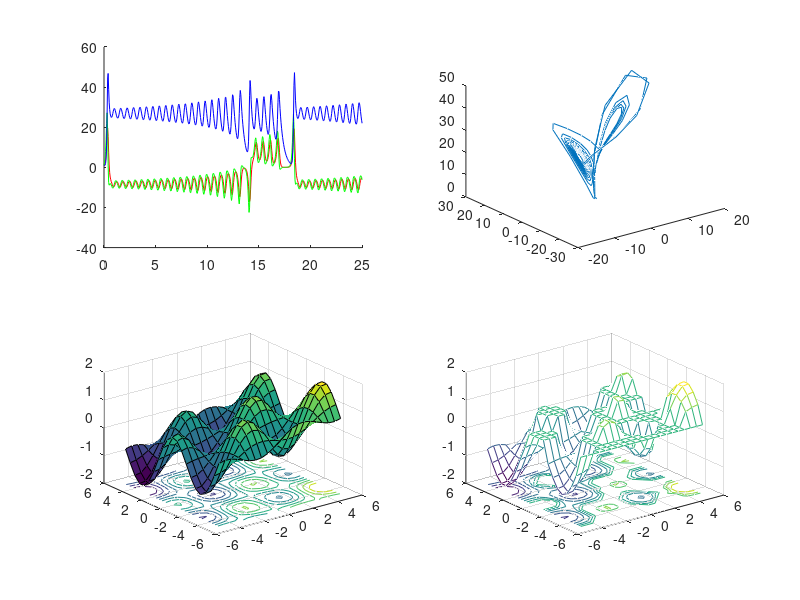

Reproduce this figure in MATLAB.
function [] = gyak01()

  %konstansok:
  B = 8/3
  R = 28
  O = 10
  
  %Egyenletrendszer
  %x=a(1)
  %y=a(2)
  %z=a(3)
  f = @(t,a) [...
    O*(a(2)-a(1));...
    a(1)*(R-a(3))-a(2);...
    a(1)*a(2)-B*a(3);...
    ];
    
  %kezdeti ertekek:
  ido = 0:0.05:25;
  kezdeti = [1 1 1];
  
  %megoldás
  [t y] = ode45(f,ido,kezdeti);
  
  %rajz
  abra = figure;
  subplot(2,2,1);
  hold on;
  plot(t,y(:,1),'r');
  plot(t,y(:,2),'g');
  plot(t,y(:,3),'b');
  hold off;
  subplot(2,2,2);
  plot3(y(:,1),y(:,2),y(:,3));
  
  [x y] = meshgrid(-5:0.5:5);
  z= sin(x).*cos(y) + x/10 - y/10;
  
  subplot(2,2,3);
  surfc(x,y,z);
  
  l = (0<z & z<1);
  n = (l==0); %negálás
  % 0 vektor + 0.5 ha l vagy z ha n 
  z = (z.*0+0.5*l+z.*n);
  
  subplot(2,2,4);
  meshc(x,y,z);
  
end